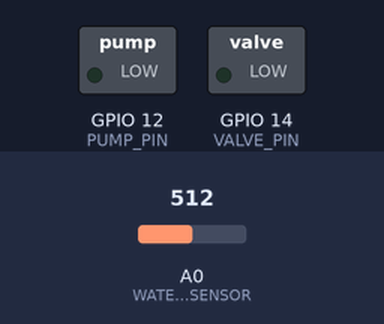
Bench run of a program on a simulated ESP8266 (NodeMCU). Shown: switched loads named in the program (green lamp = pin HIGH). Inputs (shaded band) come from the test bench; at power-on: A0 (WATER_LEVEL_SENSOR) = 512. WiFi joins after 1.5 s; servers stay silent unless stated; not simulated (calls return 0 or success): secrets.h.

Above: at 3.0 s.
3.1 s: A0 (WATER_LEVEL_SENSOR) set to 446
5.0 s: A0 (WATER_LEVEL_SENSOR) set to 424
At 6.1 s:
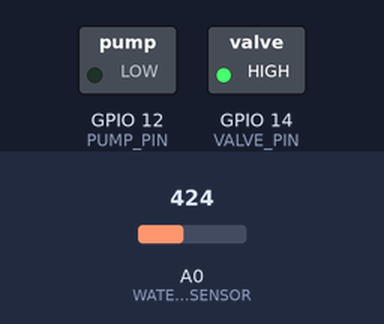
7.3 s: A0 (WATER_LEVEL_SENSOR) set to 511
At 8.8 s:
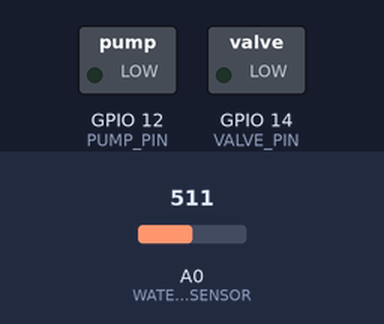
9.3 s: A0 (WATER_LEVEL_SENSOR) set to 306
At 10.3 s:
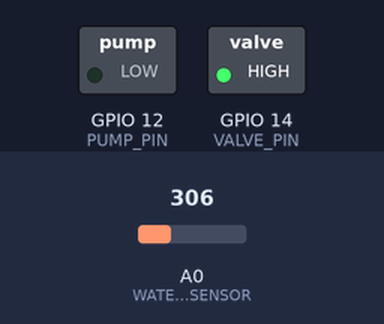
Timing chart, 0 to 12.3 s (numbered marks = the images above; inputs shaded):
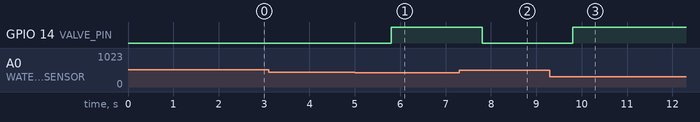

Measured:
- the behaviour switches between 435 and 434 on A0 (WATER_LEVEL_SENSOR) (found by bisection; images 0 and 1)
- after the input at 3.1 s, every drawn part: stays the same
- after the input at 5.0 s, GPIO 14 (VALVE_PIN): LOW → HIGH after 0.81 s
- after the input at 7.3 s, GPIO 14 (VALVE_PIN): HIGH → LOW after 0.51 s
- after the input at 9.3 s, GPIO 14 (VALVE_PIN): LOW → HIGH after 0.50 s

The program:

main.cpp
```cpp
#include <SPI.h>
#include <ESP8266WiFi.h>
#include <BlynkSimpleEsp8266.h>
#include <TimeLib.h>
#include "secrets.h"

#define BLYNK_TEMPLATE_ID SECRET_TEMPLATE_ID
#define BLYNK_TEMPLATE_NAME "Arduino IoT 33"
#define BLYNK_AUTH_TOKEN SECRET_AUTH

char ssid[] = SECRET_SSID;
char pass[] = SECRET_PASS;

#define PUMP_PIN 12
#define VALVE_PIN 14
#define WATER_LEVEL_SENSOR A0

#define PUMP_CONTROL V0
#define VALVE_CONTROL V5
#define PUMP_DURATION V1
#define PUMP_INTERVAL V2
#define CYCLE_GAUGE_PIN V3
#define WATER_LEVEL_GAUGE_PIN V6
#define LABEL_PIN V4

#define WATER_LEVEL_THRESHOLD_UPPER 95
#define WATER_LEVEL_THRESHOLD_LOWER 5

unsigned long pumpStartTime;
unsigned long pumpDuration;
bool pumpState;
bool valveState;
bool isReservoirOk;
int waterLevel;
int cycleTimes[8];
int nextCycleHour;
long timeNow;

BlynkTimer timer;

void stopPump()
{
  Blynk.virtualWrite(CYCLE_GAUGE_PIN, 0);
  if (pumpState) {
    Blynk.virtualWrite(LABEL_PIN, "Pump is idle");
    Blynk.virtualWrite(CYCLE_GAUGE_PIN, 0);
    pumpState = false;
    digitalWrite(PUMP_PIN, LOW);
    Blynk.virtualWrite(PUMP_CONTROL, 0);
  }
  Blynk.setProperty(PUMP_DURATION, "isDisabled", "false");
  Blynk.setProperty(PUMP_INTERVAL, "isDisabled", "false");
}

void startPump()
{
  if (!pumpState && waterLevel >= WATER_LEVEL_THRESHOLD_LOWER) {
    Blynk.virtualWrite(LABEL_PIN, "Pump cycle start");
    pumpStartTime = millis();
    pumpState = true;
    Blynk.virtualWrite(PUMP_CONTROL, 1);
    digitalWrite(PUMP_PIN, HIGH);
  } else {
    Blynk.virtualWrite(PUMP_CONTROL, 0);
  }
  Blynk.setProperty(PUMP_DURATION, "isDisabled", "true");
  Blynk.setProperty(PUMP_INTERVAL, "isDisabled", "true");
}

void runPump()
{
  unsigned long pumpEndTime = pumpStartTime + pumpDuration;
  while (pumpState && millis() < pumpEndTime && waterLevel >= WATER_LEVEL_THRESHOLD_LOWER) {
    unsigned long elapsedTime = millis() - pumpStartTime;
    int percent = (elapsedTime * 100) / pumpDuration;
    Blynk.virtualWrite(CYCLE_GAUGE_PIN, percent);
  }
  stopPump();
}

void openReservoirValve()
{
  if (valveState) { // true means valve is closed
    valveState = false;
    digitalWrite(VALVE_PIN, LOW);
    Blynk.virtualWrite(VALVE_CONTROL, 0);
  }
}

void closeReservoirValve()
{
  if (!valveState) { // false means valve is open
    valveState = true;
    digitalWrite(VALVE_PIN, HIGH);
    Blynk.virtualWrite(VALVE_CONTROL, 1);
  }
}

void checkReservoirLevel()
{
  int sensorValue = analogRead(WATER_LEVEL_SENSOR);
  waterLevel = map(sensorValue, 400, 1024, 100, 0);
  Blynk.virtualWrite(WATER_LEVEL_GAUGE_PIN, waterLevel);

  if (waterLevel >= WATER_LEVEL_THRESHOLD_UPPER) {
      if (isReservoirOk) {
        isReservoirOk = false;
        Blynk.virtualWrite(LABEL_PIN, "Reservoir full");
      }
      closeReservoirValve();
  } else if (waterLevel <= WATER_LEVEL_THRESHOLD_LOWER) {
      if (isReservoirOk) {
        isReservoirOk = false;
        Blynk.virtualWrite(LABEL_PIN, "Reservoir empty");
      }
      openReservoirValve();
  } else {
      if (!isReservoirOk) {
        isReservoirOk = true;
        Blynk.virtualWrite(LABEL_PIN, "Reservoir OK");
      }
      openReservoirValve();
  }
}

void updateCycleDisplay()
{
  char timeStr[6];
  sprintf(timeStr, "%02d:%02d", hour(timeNow), minute(timeNow));
  String message = "It's " + String(timeStr) + ". Next cycle at " + String(nextCycleHour) + ":00.";
  Blynk.virtualWrite(LABEL_PIN, message);
}

void findNextCycleHour()
{
  int currentHour = hour(timeNow);
  if (currentHour == 0) {
    nextCycleHour = cycleTimes[0];
    updateCycleDisplay();
    return;
  }

  for (int i = 0; i < 8; i++) {
    if (currentHour < cycleTimes[i]) {
      nextCycleHour = cycleTimes[i];
      updateCycleDisplay();
      return;
    }
  }

  nextCycleHour = cycleTimes[0];
  updateCycleDisplay();
}

void cycleTimer()
{
  Blynk.sendInternal("rtc", "sync");
  int currentHour = hour(timeNow);
  if (currentHour == nextCycleHour) {
    findNextCycleHour();
    startPump();
  }
}

BLYNK_WRITE(PUMP_CONTROL)
{
  int value = param.asInt();
  if (value == 1) {
    startPump();
  } else {
    stopPump();
  }
}

BLYNK_WRITE(PUMP_DURATION) {
  int value = param.asInt();
  pumpDuration = value * 1000;
}

BLYNK_WRITE(PUMP_INTERVAL) {
  int value = param.asInt();
  if (value == 3) {
    cycleTimes[0] = 3;
    cycleTimes[1] = 6;
    cycleTimes[2] = 9;
    cycleTimes[3] = 12;
    cycleTimes[4] = 15;
    cycleTimes[5] = 18;
    cycleTimes[6] = 21;
    cycleTimes[7] = 0;
  } else if (value == 6) {
    cycleTimes[0] = 6;
    cycleTimes[1] = 12;
    cycleTimes[2] = 18;
    cycleTimes[3] = 0;
    cycleTimes[4] = 6;
    cycleTimes[5] = 12;
    cycleTimes[6] = 18;
    cycleTimes[7] = 0;
  } else if (value == 9) {
    cycleTimes[0] = 9;
    cycleTimes[1] = 18;
    cycleTimes[2] = 3;
    cycleTimes[3] = 12;
    cycleTimes[4] = 21;
    cycleTimes[5] = 6;
    cycleTimes[6] = 15;
    cycleTimes[7] = 0;
  } else if (value == 12) {
    cycleTimes[0] = 6;
    cycleTimes[1] = 18;
    cycleTimes[2] = 6;
    cycleTimes[3] = 18;
    cycleTimes[4] = 6;
    cycleTimes[5] = 18;
    cycleTimes[6] = 6;
    cycleTimes[7] = 18;
  }
  findNextCycleHour();
}

BLYNK_WRITE(InternalPinRTC)
{
  timeNow = param.asLong();
}

BLYNK_CONNECTED()
{
  Blynk.syncAll();
  Blynk.virtualWrite(PUMP_PIN, 0);
  Blynk.sendInternal("rtc", "sync");
  findNextCycleHour();
}

void setup()
{
  pinMode(WATER_LEVEL_SENSOR, INPUT);
  pinMode(VALVE_PIN, OUTPUT);
  pinMode(PUMP_PIN, OUTPUT);
  Blynk.begin(BLYNK_AUTH_TOKEN, ssid, pass);
  timer.setInterval(1000L, checkReservoirLevel);
  timer.setInterval(1000L, cycleTimer);
  timer.setInterval(1000L, runPump);
  Blynk.virtualWrite(PUMP_DURATION, 64);
  Blynk.virtualWrite(PUMP_INTERVAL, 3);
  Blynk.virtualWrite(VALVE_CONTROL, 0);
  pumpState = false;
  valveState = false; // false means valve is open
  cycleTimes[0] = 3;
  cycleTimes[1] = 6;
  cycleTimes[2] = 9;
  cycleTimes[3] = 12;
  cycleTimes[4] = 15;
  cycleTimes[5] = 18;
  cycleTimes[6] = 21;
  cycleTimes[7] = 0;
}

void loop()
{
  Blynk.run();
  timer.run();
}
```
